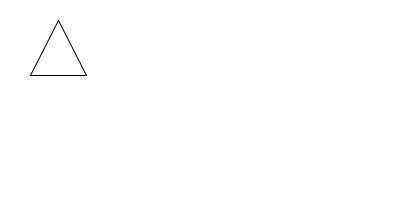
Frame 1 (no input)
Frame 60 (the mouse pressed at the canvas centre just before this capture): identical to frame 1, image omitted
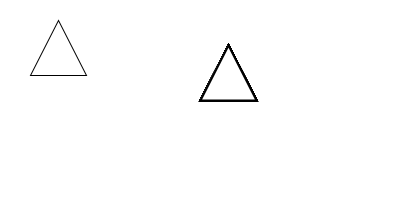
Frame 120 (the mouse held since frame 60 and released just before this capture)

The Processing sketch that drew these frames (run headless with seeded random() and noise(); from frame 60 on, the mouse is pressed at the canvas centre):

// Processing sketch: processing_79188
// ── processing_79188.pde


void setup(){
  
size(400,200);
background(255);

triangle(30, 75, 58, 20, 86, 75);
strokeWeight(2);



}
void draw(){
  
  if(mousePressed){
  triangle(mouseX,mouseY,mouseX+28,mouseY-55,mouseX+56,mouseY);

}
}
